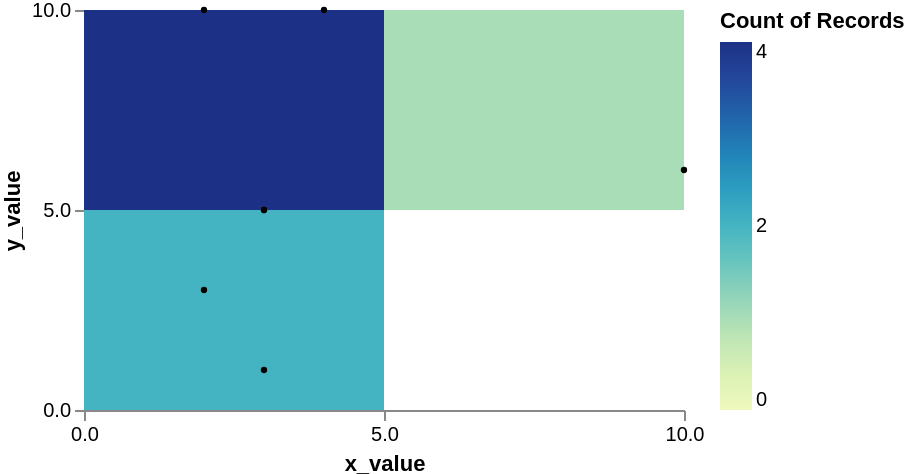

Vega-Lite specification for this chart:
### Vega specification from a JSON file in a GitHub repository (floating-point values rounded to 4 significant figures)
{"$schema": "https://vega.github.io/schema/vega/v5.json", "width": 300, "height": 200, "signals": [{"name": "max_x_bins", "value": 3, "description": "Max number X bins", "bind": {"input": "range", "min": 1, "max": 100, "step": 1}}, {"name": "max_y_bins", "value": 3, "description": "Max number Y bins", "bind": {"input": "range", "min": 1, "max": 100, "step": 1}}, {"name": "x_name", "value": "x_value"}, {"name": "y_name", "value": "y_value"}], "data": [{"name": "points", "values": [{"x_value": 2, "y_value": 10}, {"x_value": 3, "y_value": 5}, {"x_value": 3, "y_value": 5}, {"x_value": 10, "y_value": 6}, {"x_value": 2, "y_value": 3}, {"x_value": 4, "y_value": 10}, {"x_value": 3, "y_value": 1}]}, {"name": "heatmap_bins", "source": "points", "transform": [{"type": "extent", "field": {"signal": "x_name"}, "signal": "x_extent"}, {"type": "bin", "field": {"signal": "x_name"}, "as": ["x_start", "x_end"], "signal": "x_bins", "extent": {"signal": "x_extent"}, "maxbins": {"signal": "max_x_bins"}}, {"type": "extent", "field": {"signal": "y_name"}, "signal": "y_extent"}, {"type": "bin", "field": {"signal": "y_name"}, "as": ["y_start", "y_end"], "signal": "y_bins", "extent": {"signal": "y_extent"}, "maxbins": {"signal": "max_y_bins"}}, {"type": "aggregate", "groupby": ["x_start", "x_end", "y_start", "y_end"], "ops": ["count"], "as": ["__count"]}]}], "marks": [{"name": "marks", "type": "rect", "style": ["rect"], "from": {"data": "heatmap_bins"}, "encode": {"update": {"fill": {"scale": "color", "field": "__count"}, "x2": {"scale": "x", "field": "x_start"}, "x": {"scale": "x", "field": "x_end"}, "y2": {"scale": "y", "field": "y_start"}, "y": {"scale": "y", "field": "y_end"}}}}, {"type": "symbol", "from": {"data": "points"}, "encode": {"enter": {"fillOpacity": {"value": 1}, "fill": {"value": "black"}}, "update": {"x": {"scale": "x", "field": {"signal": "x_name"}}, "y": {"scale": "y", "field": {"signal": "y_name"}}, "size": {"value": 10}}}}], "scales": [{"name": "x", "type": "linear", "domain": {"signal": "[x_bins.start, x_bins.stop]"}, "range": [0, {"signal": "width"}], "bins": {"signal": "x_bins"}, "zero": false}, {"name": "y", "type": "linear", "domain": {"signal": "[y_bins.start, y_bins.stop]"}, "range": [{"signal": "height"}, 0], "bins": {"signal": "y_bins"}, "zero": false}, {"name": "color", "type": "linear", "domain": {"data": "heatmap_bins", "field": "__count"}, "range": "heatmap", "interpolate": "hcl", "zero": true}], "axes": [{"scale": "x", "orient": "bottom", "title": {"signal": "x_name"}, "labelOverlap": true, "tickCount": {"signal": "ceil(width/3)"}}, {"scale": "y", "orient": "left", "title": {"signal": "y_name"}, "labelOverlap": true, "tickCount": {"signal": "ceil(height/3)"}}], "legends": [{"fill": "color", "gradientLength": {"signal": "height - 16"}, "title": "Count of Records"}]}
